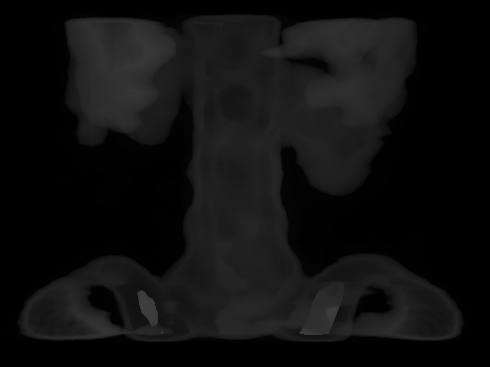
#> input picture Practica 2/spine_grises.tif, 490 x 367 px
$ python practica2.py
#> lines starting #> are read from the running program, lines starting #| are printed output that depends on the picture
import numpy as np
import cv2
import matplotlib.pyplot as plt

img = cv2.imread('spine_grises.tif',0)
#> img is the input picture: shape (367, 490); min 0, max 64, mean 15.3
plt.subplot(1,2,1)
plt.imshow(img,'gray')
plt.subplot(1,2,2)
plt.hist(img.ravel(),256,[0,255])
plt.show()
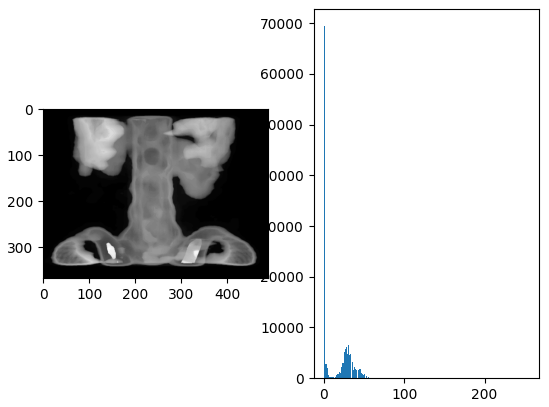
#> figure drawn by matplotlib, 2 panels; panel 2: tallest bar 69426 high, from x = 0 to 0.996


I1 = cv2.normalize(img.astype('float'), None, 0.0, 1.0, cv2.NORM_MINMAX)
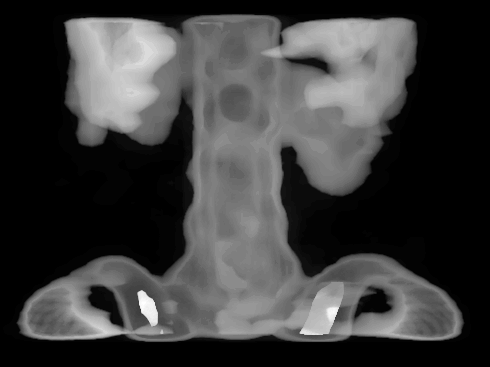
#> I1: shape (367, 490) float64; min 0, max 1, mean 0.239
I2 = I1
for n in range(490):
 for m in range(367):
     I2[m,n]=I1[m,n]*255/63
     if I2[m,n]<1:
        I2[m,n]=0
plt.subplot(1,2,1)
plt.imshow(I2,'gray')
plt.subplot(1,2,2)
plt.hist(img.ravel(),256,[0,255])
plt.show()
#> figure, not shown here; panel 2: tallest bar 69426 high, from x = 0 to 0.996


img=cv2.imread('ngc4024l.tif',0)
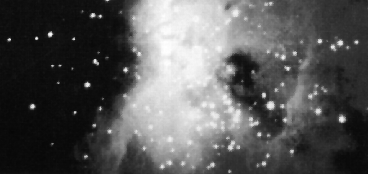
#> input picture Practica 2/ngc4024l.tif, 368 x 174 px
#> img is the input picture: shape (174, 368); min 6, max 255, mean 86.9
I1 = cv2.normalize(img.astype('float'), None, 0.0, 1.0, cv2.NORM_MINMAX)
#> I1: shape (174, 368) float64
a=0.5 ;
c=220/255 ;
for n in range(368):
 for m in range(174):
    if I1[m,n]<c:
        I2[m,n]=I1[m,n]*a
    else:
        I2[m,n]=a*c+(I1[m,n]-c)*(1-a*c)/(1-c);
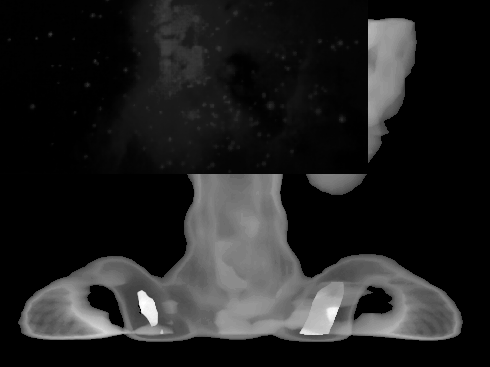
#> I2: shape (367, 490) float64; min 0, max 4.05, mean 0.527; drawn with min black and max white

plt.subplot(1,2,1)
plt.imshow(I2,'gray')
plt.subplot(1,2,2)
plt.hist(img.ravel(),256,[0,255])
plt.show()
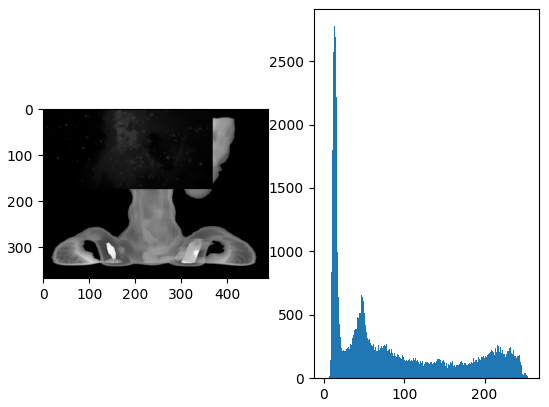
#> figure drawn by matplotlib, 2 panels; panel 2: tallest bar 2775 high, from x = 12.95 to 13.95
